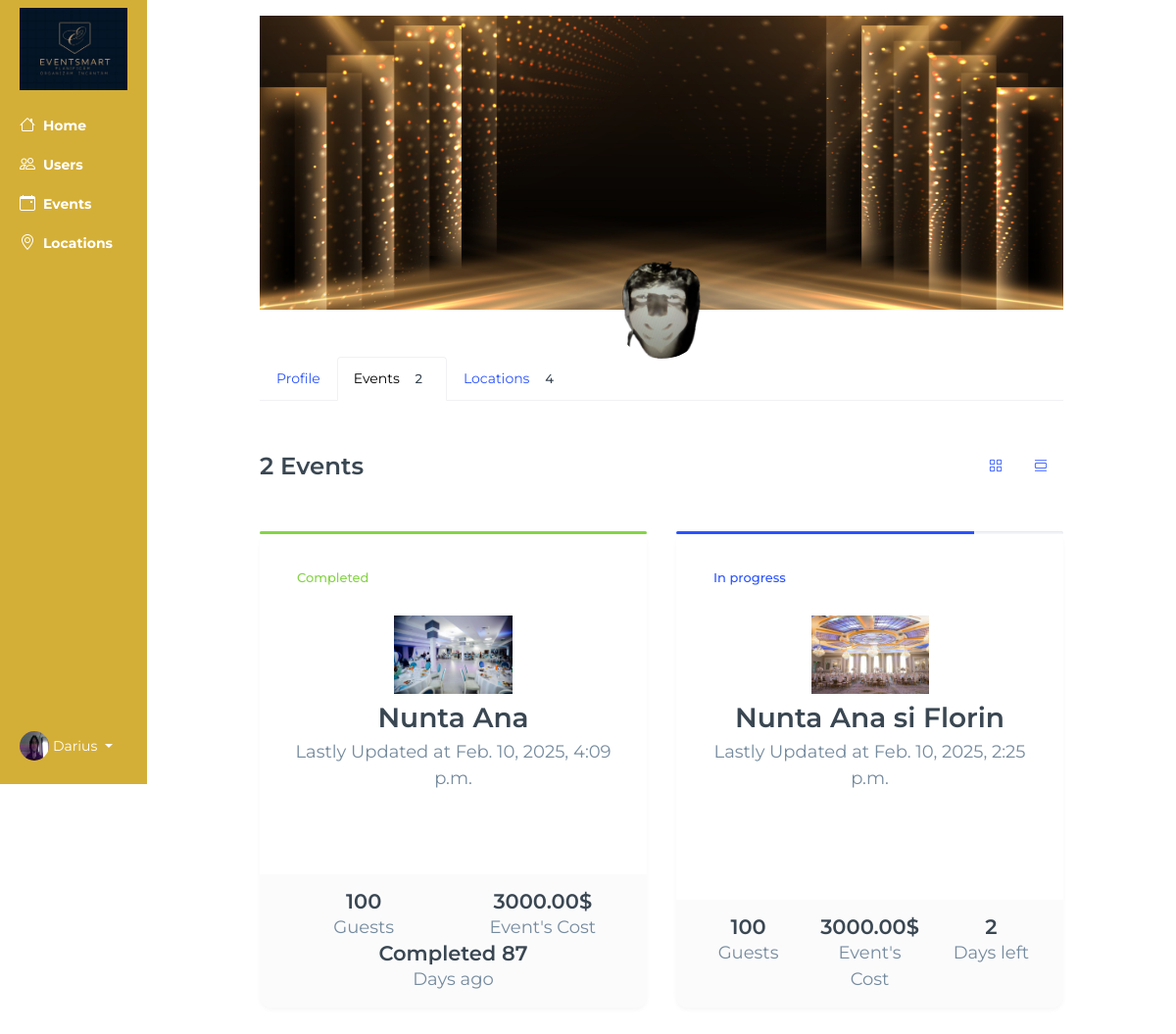
The app's page /view_user_events/Emhasce/ (signed in) with its own data.
### base/models.py (models this page shows, shortened)
class Profile(models.Model):
    user = models.ForeignKey(User, on_delete=models.CASCADE, null=True, blank=True, default=get_default_user)
    username = models.CharField(max_length=150, unique=True)
    password = models.CharField(max_length=128)
    email = models.EmailField()
    description = models.TextField(null=True, blank=True)
    photo = models.ImageField(upload_to='profile_photos/', null=True, blank=True)
    approved = models.BooleanField(default=False)
    number = models.CharField(max_length=15,default="+(40) 748364823")
    age = models.IntegerField(default=20)
    first_name = models.CharField(null=True, blank=True,max_length=15)
    last_name = models.CharField(null=True, blank=True,max_length=15)
    location = models.CharField(null=True, blank=True,max_length=60)
    street = models.CharField(null=True, blank=True,max_length=100)
    zip_code = models.CharField(null=True, blank=True,max_length=10)
    facebook = models.CharField(null=True, blank=True,max_length=100)
    work_link = models.CharField(null=True, blank=True,max_length=100)
    google_link = models.CharField(null=True, blank=True,max_length=100)
    country = models.CharField(null=True, blank=True,max_length=100)
    created_at = models.DateTimeField(auto_now_add=True)
    USER_TYPE_CHOICES = (
        ('admin', 'Admin'),
        ('organizer', 'Organizer'),
        ('guest', 'Guest'),
        ('staff', 'Staff')
    )
    user_type = models.CharField(
        max_length=20,
        choices=USER_TYPE_CHOICES,
        default='guest'
    )

class Event(models.Model):
    location = models.ForeignKey(Location, on_delete=models.SET_NULL, null=True, blank=True)
    event_name = models.CharField(max_length=100)
    event_date = models.DateField()
    event_time = models.TimeField()
    event_description = models.TextField(null=True, blank=True)
    created_at = models.DateTimeField(auto_now_add=True)
    guests = models.ManyToManyField(Guests, related_name='events', blank=True)
    completed = models.BooleanField(default=False)
    types = models.ManyToManyField(Type, blank=True)
    cost = models.DecimalField(max_digits=10, decimal_places=2, default= 3000)
    updated_at = models.DateTimeField(auto_now=True)
    is_canceled = models.BooleanField(default=False)
    organized_by = models.ForeignKey(
            User,
            on_delete=models.CASCADE,
            related_name="organized_events",
            blank=True,
            null=True
        )

class Location(models.Model):
    owner = models.ForeignKey(User, on_delete=models.SET_NULL, null=True)
    name = models.CharField(max_length=100)
    description = models.TextField(null=True, blank=True)
    gallery = models.ImageField(upload_to='images/', null=True, blank=True)
    location = models.TextField(max_length=30)
    types = models.ManyToManyField(Type, blank=True)
    seats_numbers = models.IntegerField(null=True, blank=True)
    created_at = models.DateTimeField(auto_now_add=True)
    cost = models.DecimalField(max_digits=12, decimal_places=2,default=3000)
    number = models.CharField(max_length=20, default="+(40) 74 83 64 823")

### base/views.py (the view)
@login_required(login_url='/login')
def viewUserEvents(request, pk):
    if not request.user.is_superuser:
            return HttpResponse("Only admin can access this page.")
    user = User.objects.get(username=pk)
    ev_count = 0
    events = Event.objects.filter(organized_by=user).order_by('-updated_at')
    for event in events:
        ev_count += 1
    time_left = {}
    for event in events:
        now = timezone.now()
        time_diff = event.event_date - now.date()
        time_left[event.event_name] = abs(time_diff.days)
    now = timezone.now().date()
    locations = Location.objects.filter(owner=user)
    loc_count = locations.count()
    print(time_left)
    print(now)
    context = {
        'loc_count':loc_count,
        'now':now,
        'ev_count':ev_count,
        'user':user,
        'events':events,
        'time_left': time_left,
    }
    return render(request, 'base/admin-user-events.html', context)

### base/context_processors.py (called while the page is built)
def media_url(request):
    return {
        'MEDIA_URL': settings.MEDIA_URL
    }

### base/templatetags/custom_filters.py (called while the page is built)
@register.filter(name='get_item')
def get_item(dictionary, key):
    return dictionary.get(key)

### base/templates/base/admin-user-events.html (shortened to what this page needs)
{% extends 'main.html' %}
{% load custom_filters %}
{% block content %}
<div class="container-fluid">
    <div class="row flex-nowrap">
<div class="col-auto siderbar forevents col-md-2 px-sm-1 px-0" style="flex: 0 0 12.5%; max-width: 12.5%;">
                <div class="d-flex flex-column align-items-center align-items-sm-start px-3 pt-2 text-white min-vh-100">
                    <a href="{% url 'home-admin' %}" class="d-flex align-items-center pb-3 mb-md-0 me-md-auto text-white text-decoration-none">
                        <img class="navbar-brand" style="width:100%" src="{{ MEDIA_URL }}logos/logo.jpg" alt="EventEase Logo">
                    </a>
                <ul class="nav nav-pills flex-column text-white mb-sm-auto mb-0 align-items-center align-items-sm-start" id="menu">
                    <li class="nav-item">
                        <a href="{% url 'home-admin' %}" class="nav-link align-middle px-0 text-white">
                            <i class="fs-4 bi-house"></i>
                            <span class="ms-1 d-none d-sm-inline">Home</span>
                        </a>
                    </li>
                    <li>
                        <a href="{% url 'users' %}" class="nav-link px-0 align-middle text-white">
                            <i class="fs-4 bi-people"></i>
                            <span class="ms-1 d-none d-sm-inline">Users</span>
                        </a>
                    </li>
                    <li>
                        <a href="{% url 'admin-events' %}" class="nav-link px-0 align-middle text-white">
                            <i class="fs-4 bi-calendar-event"></i>
                            <span class="ms-1 d-none d-sm-inline">Events</span>
                        </a>
                    </li>
                    <li>
                        <a href="{% url 'admin-locations' %}" class="nav-link px-0 align-middle text-white">
                            <i class="fs-4 bi-geo-alt"></i>
                            <span class="ms-1 d-none d-sm-inline">Locations</span>
                        </a>
                    </li>
                </ul>
                <div class="dropdown pb-4">
                    <a href="#" class="d-flex align-items-center text-white text-decoration-none dropdown-toggle"
                        id="dropdownUser1" data-bs-toggle="dropdown" aria-expanded="false">
                        <img src="{{ request.user.profile_set.first.photo.url }}" alt="hugenerd" width="30" height="30"
                            class="rounded-circle">
                        <span class="d-none d-sm-inline mx-1">{{ request.user.username }}</span>
                    </a>
                </div>
            </div>
        </div>
        <div class="col py-3 events">
         <link href="https://maxcdn.bootstrapcdn.com/font-awesome/4.3.0/css/font-awesome.min.css" rel="stylesheet">
         <div class="content container-fluid">
            <div class="row justify-content-lg-center">
               <div class="col-lg-10">
                <div class="profile-cover" style="position: relative;">
                    <div class="profile-cover-img-wrapper">
                        <img style="width: 100%; height: 300px; object-fit:cover;" class="logo" src="{{ MEDIA_URL }}logos/Login Picture.jpg" alt="EventEase Logo">
                    </div>
                </div>
                <div class="text-center mb-5" style="position: relative;">
                    <div class="avatar avatar-xxl avatar-circle profile-cover-avatar"
                         style="position: absolute; top: -50px; left: 50%; transform: translateX(-50%);">
                        <img class="avatar-img"
                             style="width: 100px; height: 100px; border-radius: 50%;"
                             src="{{ user.profile_set.first.photo.url }}"
                             alt="Image Description">
                    </div>
                </div>
                  <div class="js-nav-scroller hs-nav-scroller-horizontal mb-5">
                     <ul class="nav nav-tabs align-items-center">
                        <li class="nav-item">
                           <a class="nav-link " href="{% url 'view_user_admin' user.username %}">Profile</a>
                        </li>
                        <li class="nav-item">
                           <a class="nav-link active" href="">Events <span class="badge bg-soft-dark text-dark rounded-circle ms-1">{{ ev_count }}</span></a>
                        </li>
                        <li class="nav-item">
                           <a class="nav-link " href="{% url 'view_user_locations' user.username %}">Locations <span class="badge bg-soft-dark text-dark rounded-circle ms-1">{{ loc_count }}</span></a>
                        </li>
                     </ul>
                  </div>
                  <div class="row align-items-center mb-5">
                     <div class="col">
                        <h3 class="mb-0">{{ ev_count }} {% if ev_count == 0 %}No Events {% elif ev_count == 1 %} Event {% else  %} Events {% endif %} </h3>
                     </div>
                     <div class="col-auto">
                        <ul class="nav nav-segment" id="projectsTab" role="tablist">
                           <li class="nav-item" role="presentation">
                              <a class="nav-link active" id="grid-tab" data-bs-toggle="tab" href="#grid" role="tab" aria-controls="grid" aria-selected="true" title="Column view">
                              <i class="bi-grid"></i>
                              </a>
                           </li>
                           <li class="nav-item" role="presentation">
                              <a class="nav-link" id="list-tab" data-bs-toggle="tab" href="#list" role="tab" aria-controls="list" aria-selected="false" title="List view" tabindex="-1">
                              <i class="bi-view-list"></i>
                              </a>
                           </li>
                        </ul>
                     </div>
                  </div>
                  <div class="tab-content" id="projectsTabContent">
                     <div class="tab-pane fade show active" id="grid" role="tabpanel" aria-labelledby="grid-tab">
                        <div class="row row-cols-1 row-cols-md-2">
                            {% for event in events %}
                           <div class="col mb-3 mb-lg-5">
                              <div class="card card-hover-shadow text-center h-100">
                                {% if event.event_date > now %}
                                <div class="card-progress-wrap">
                                    <div class="progress card-progress">
                                       <div class="progress-bar" role="progressbar" style="width: 77%" aria-valuenow="77" aria-valuemin="0" aria-valuemax="100"></div>
                                    </div>
                                 </div>
                                 <div class="card-body">
                                    <div class="row align-items-center text-start mb-4">
                                       <div class="col">
                                          <span class="badge bg-soft-primary text-primary p-2">In progress</span>
                                       </div>
                                {% elif event.event_date < now  %}
                                <div class="card-progress-wrap">
                                    <div class="progress card-progress">
                                       <div class="progress-bar bg-success" role="progressbar" style="width: 100%" aria-valuenow="100" aria-valuemin="0" aria-valuemax="100"></div>
                                    </div>
                                 </div>
                                 <div class="card-body">
                                    <div class="row align-items-center text-start mb-4">
                                       <div class="col">
                                          <span class="badge bg-soft-success text-success p-2">Completed</span>
                                       </div>
                                    {% endif %}
                                    </div>
                                    <div class="d-flex justify-content-center mb-2">
                                       <img class="" style="height: 80px;" src="{{ event.location.gallery.url }}" alt="Image Description">
                                    </div>
                                    <div class="mb-4">
                                       <h2 class="mb-1">{{ event.event_name }}</h2>
                                       <span class="fs-5">Lastly Updated at {{ event.updated_at }}</span>
                                    </div>
                                 </div>
                                 <div class="card-footer">
                                    <div class="row col-divider">
                                       <div class="col">
                                          <span class="h4">{{ event.guests.count }}</span>
                                          <span class="d-block fs-5">Guests</span>
                                       </div>
                                       <div class="col">
                                          <span class="h4">{{ event.cost }}$</span>
                                          <span class="d-block fs-5">Event's Cost</span>
                                       </div>
                                       <div class="col">
                                          <span class="h4">{% if event.completed == False %}
                                            {{ time_left|get_item:event.event_name }}
                                            {% else %}
                                            Completed {{ time_left|get_item:event.event_name }}
                                            {% endif %}
                                          </span>
                                          <span class="d-block fs-5">
                                             {% if event.completed == False %}
                                             Days left
                                             {% else %}
                                             Days ago
                                             {% endif %}
                                          </span>
                                       </div>
                                    </div>
                                 </div>
                              </div>
                           </div>
                           {% endfor %}
                        </div>
                     </div>
                  </div>
               </div>
            </div>
         </div>
    </div>
</div>
{% endblock content %}

### static/css/styles.css (style rules this page uses)
body { font-family: Arial, sans-serif; background-color: #FAF9F6; margin: 0; }
a { color: #D4AF37; text-decoration: none; }
.task_manager span, a { margin-left: auto; }
:root { --primary-color: #2E8B57; --secondary-color: #D4AF37; --text-color: #002B5B; }

### static/css/sidebar-admin.css (style rules this page uses)
.col-auto.siderbar { background: #D4AF37 !important; }
#menu li { font-weight: bold !important; }
#menu li, .dropdown { transition: transform 0.5s ease; }
#dropdownUser1::after { transition:transform 0.2s ease; }

### static/css/admin-locations.css (style rules this page uses)
.col-auto.col-md-2.forevents { position:fixed; }
.col.py-3.events { margin-left: 12.5%; overflow-y: auto; max-width: 100%; }
.col.py-3.events { overflow:hidden; }
.nav-link { color:#D4AF37; }
.dropdown { position: relative; }

### records on screen
Event: event_date "Completed", location.gallery (picture), event_name "Nunta Ana", updated_at "Feb. 10, 2025, 4:09 p.m.", guests.count "100", cost "3000.00", event_name "87", completed "Days ago"
Event: event_date "In progress", location.gallery (picture), event_name "Nunta Ana si Florin", updated_at "Feb. 10, 2025, 2:25 p.m.", guests.count "100", cost "3000.00", event_name "2", completed "Days left"

### other values on screen
{{ request.user.username }} "Darius"
{{ ev_count }} "2"
{{ loc_count }} "4"
